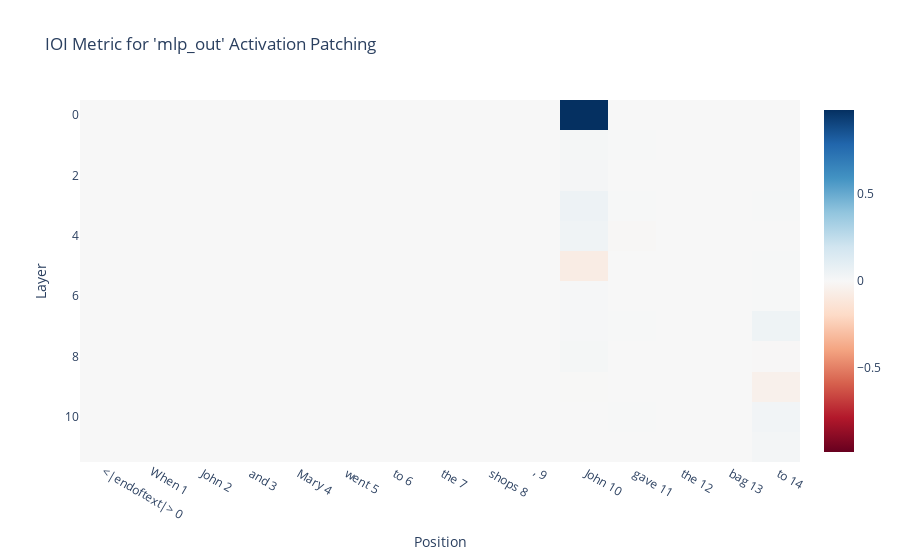

Notebook code cell kept with this figure:
### Markdown cell above
### MLP Layers

### Code cell
resid_pre_act_patch_results = patching.get_act_patch_mlp_out(
    model, 
    corrupted_tokens, 
    clean_cache, 
    ioi_metric)

imshow(resid_pre_act_patch_results, 
       yaxis="Layer", 
       xaxis="Position", 
       x=[f"{tok} {i}" for i, tok in enumerate(model.to_str_tokens(clean_tokens[0]))],
       title="IOI Metric for 'mlp_out' Activation Patching")

### Figure 1 — Plotly figure (JSON) as saved in the notebook; plotly's stock layout.template omitted (floating-point values rounded to 4 significant figures; data arrays with more than 128 entries replaced by an {"elided": "..."} marker saying what was removed)
{"data": [{"coloraxis": "coloraxis", "hovertemplate": "x: %{x}<br>y: %{y}<br>color: %{z}<extra></extra>", "name": "0", "type": "heatmap", "x": ["<|endoftext|> 0", "When 1", " John 2", " and 3", " Mary 4", " went 5", " to 6", " the 7", " shops 8", ", 9", " John 10", " gave 11", " the 12", " bag 13", " to 14"], "xaxis": "x", "yaxis": "y", "z": {"elided": "12x15 float values"}}], "layout": {"coloraxis": {"cmid": 0, "colorscale": [[0, "rgb(103,0,31)"], [0.1, "rgb(178,24,43)"], [0.2, "rgb(214,96,77)"], [0.3, "rgb(244,165,130)"], [0.4, "rgb(253,219,199)"], [0.5, "rgb(247,247,247)"], [0.6, "rgb(209,229,240)"], [0.7, "rgb(146,197,222)"], [0.8, "rgb(67,147,195)"], [0.9, "rgb(33,102,172)"], [1, "rgb(5,48,97)"]]}, "title": {"text": "IOI Metric for 'mlp_out' Activation Patching"}, "xaxis": {"anchor": "y", "domain": [0, 1], "title": {"text": "Position"}}, "yaxis": {"anchor": "x", "autorange": "reversed", "domain": [0, 1], "title": {"text": "Layer"}}}}
